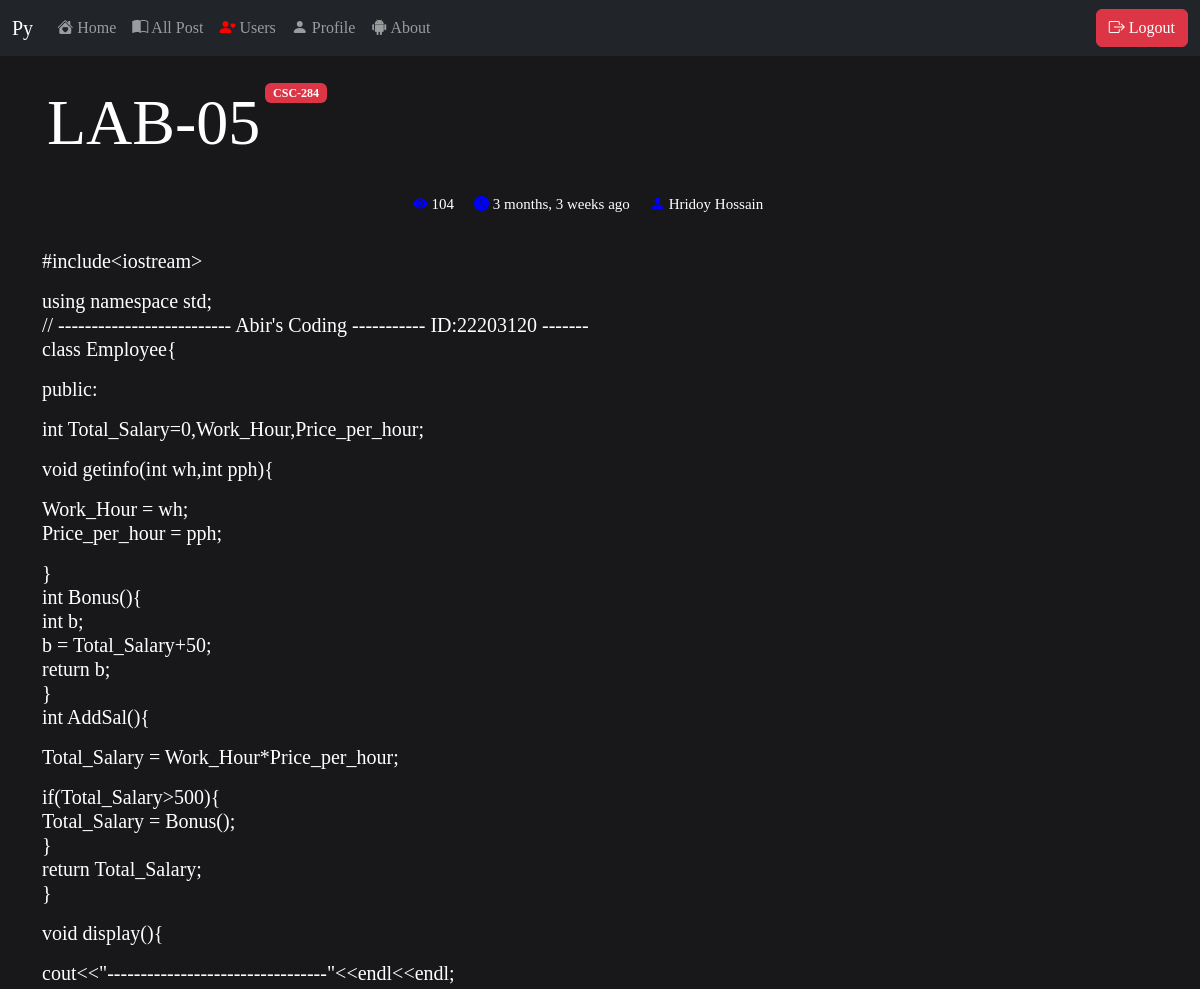
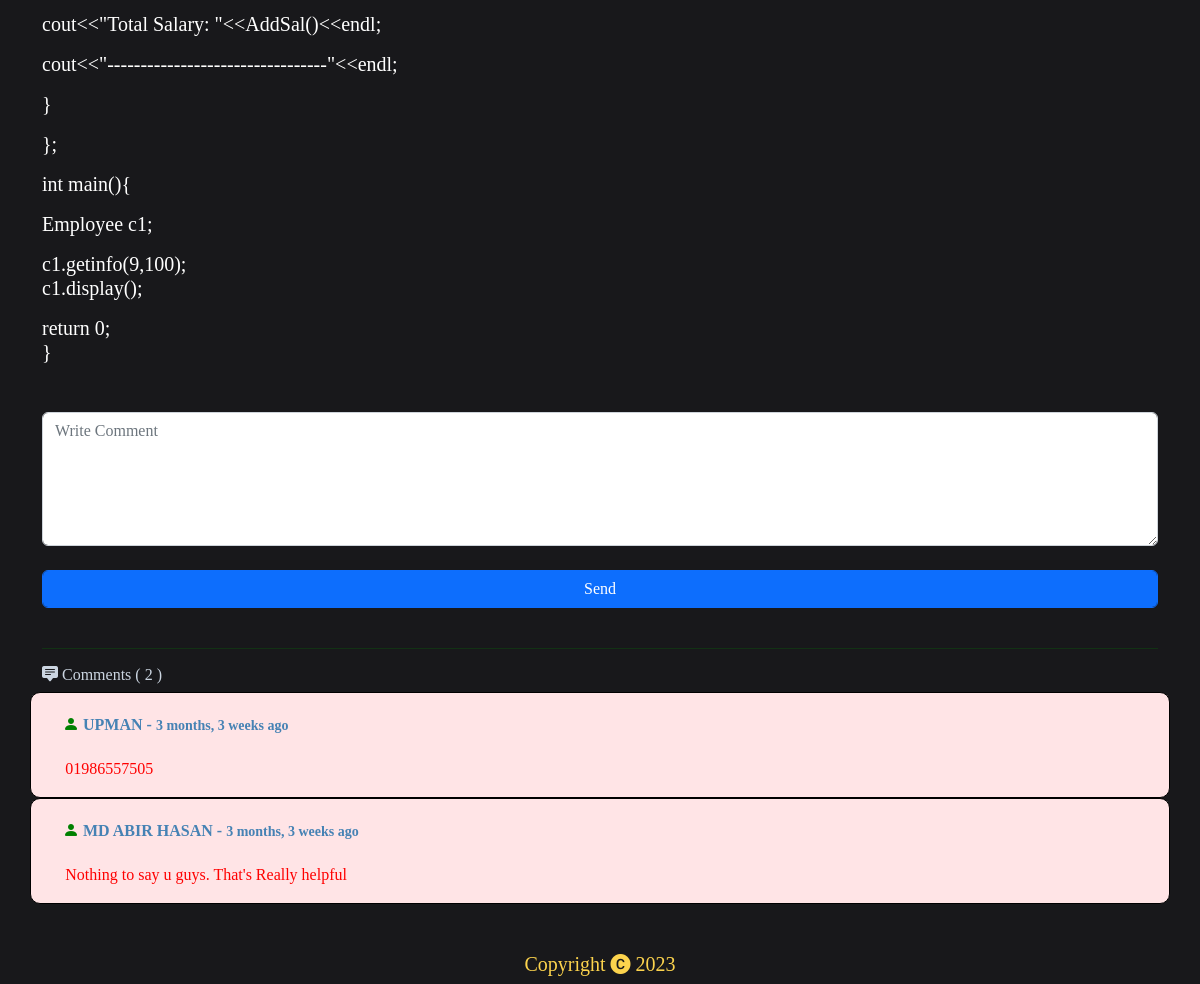
The app's page /post/LAB-05/ (signed in) with its own data (2 pictures, top to bottom).
### kobita/models.py (models this page shows, shortened)
class Post(models.Model):
    title = models.CharField(max_length=100)
    operator = models.CharField(max_length=100)
    tag = models.CharField(max_length=100)
    view = models.IntegerField(default=0)
    detail = models.TextField(max_length=100000)
    created_at = models.DateTimeField(datetime.datetime.now())

class Comment(models.Model):
    name = models.CharField(max_length=100)
    body = models.TextField(max_length=1000)
    post_comment = models.ForeignKey(Post,on_delete=models.CASCADE,related_name='comments')
    created_at = models.DateTimeField(datetime.datetime.now())

### kishor/views.py (the view)
# urls.py: path('post/<str:slug>/',view_page,name="Post"),
@login_required
def view_page(request,slug):
    post = Post.objects.all().get(title=slug)
    comment = Comment.objects.all().filter(post_comment_id=post.id).order_by('-id')
    my_date = datetime.datetime.now()
    post.view += 1
    post.save()
    if request.method=='POST':
        comment_take = Comment(request.POST)
        name = request.POST['name']
        body = request.POST['body']
        date = datetime.datetime.now()
        post_id = request.POST['post_id']
        post_slug= request.POST['post_slug']
        object = Comment(name=name,body=body,post_comment_id=post_id,created_at=date)
        object.save()
        messages.success(request,"Comment Successfull")
        return redirect('/post/'+str(post_slug)+'/')
    else:
        comment_take = Comment()
    context ={
        'post':post,
        'comment':comment,
        'my_date': my_date
    }
    return render(request,'view.html',context)

### templates/view.html (shortened to what this page needs)
{% extends 'index.html' %}
{% load static %}
{% load humanize %}
{% block body %}
<div class="row">
    <div class="d-flex justify-content-start">
        <div>
            <p class="display-3">{{post.title}}</p>
        </div>
        <div>
            <span class="badge text-bg-danger">{{post.tag}}</span>
        </div>
    </div>
    <div class="row">
        <div class="d-flex justify-content-center">
            <div class="eye">
                <i class="bi bi-eye-fill"> </i> {{post.view}}
            </div>
            <div class="time">
                <i class="bi bi-clock-fill"></i> {{post.created_at|naturaltime}}
            </div>
            <div class="person">
                <i class="bi bi-person-fill"></i> {{post.operator}}
            </div>
        </div>
    </div>
</div>
<span style="padding:10px;"></span>
<div class="row">
    <h5 style="color:white;text-align:justify;">{{post.detail|linebreaks}}</h5>
</div>
<br>
<div class="row">
        <form method="post">
            <textarea rows="5" name="body" placeholder="Write Comment" class="form-control" required></textarea><br>
            <input type="submit" class="form-control btn btn-primary" value="Send">
        </form>
</div>
<br>
<hr style="color:green;">
<div class="row">
    <br>
    <h6 style="color:#cbd5e1;"><i class="bi bi-chat-square-text-fill"></i> Comments ( {{comment.count}} )</h6>
    {% for c in comment %}
    <div class="cmbox">
        <div class="cdat">
           <strong style="color:steelblue"><i style="color:green;" class="bi bi-person-fill"></i> {{c.name}} - <small> {{c.created_at|naturaltime}}</small></strong>
        </div>
        <div class="body">
            <h7 style="color:red;">{{c.body|linebreaks}}</h7>
        </div>
    </div>
    {% endfor %}
</div>
<br><br>
{% endblock body %}

### templates/index.html (style rules this page uses)
* { margin: 0px; padding: 0px; }
body { background: #18181b; font-family: serif; user-select:none; }

### templates/view.html (style rules this page uses)
.display-3 { color:white; padding:5px; }
.eye,.time,.person { padding:10px; color:white; font-size:15px; }
.eye i { color:blue; }
.time i { color:blue; }
.person i { color:blue; }
.cdat { padding:20px; }
.cmbox { border:1px solid black; background: #ffe4e6; border-radius: 10px; }
.body { margin-left:2%; }

### records on screen
Post: title "LAB-05", tag "CSC-284", view "104", created_at "3 months, 3 weeks ago", operator "Hridoy Hossain", detail "#include<iostream> using namespace std; // -------------------------- Abir's Coding ----------- ID:22203120 ------- class Employee{ public: int Total_Salary=0,Work_Hour,Price_per_hour; void getinfo(int wh,int pph){ Work_Hour = wh; Price_per_hour = pph; } int Bonus(){ int b; b = Total_Salary+50; return b; } int AddSal(){ Total_Salary = Work_Hour*Price_per_hour; if(Total_Salary>500){ Total_Salary = Bonus(); } return Total_Salary; } void display(){ cout<<\"---------------------------------\"<<endl<<endl; cout<<\"Total Salary: \"<<AddSal()<<endl; cout<<\"---------------------------------\"<<endl; } }; int main(){ Employee c1; c1.getinfo(9,100); c1.display(); return 0; }"
Comment: name "UPMAN", created_at "3 months, 3 weeks ago", body "01986557505"
Comment: name "MD ABIR HASAN", created_at "3 months, 3 weeks ago", body "Nothing to say u guys. That's Really helpful"

### other values on screen
{{ comment.count }} "2"
